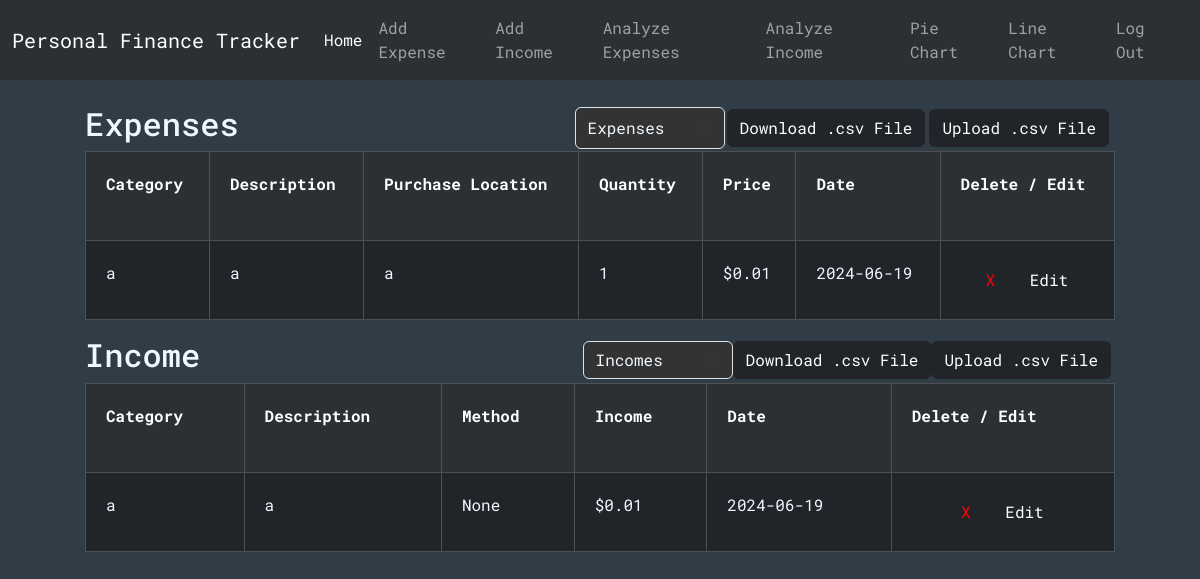
/ (signed in), run on the app's committed database.
### tables this page shows
CREATE TABLE expenses (id INTEGER PRIMARY KEY, user_id INTEGER NOT NULL, category TEXT, description TEXT, purchaseLocation TEXT, quantity INTEGER NOT NULL, price NUMERIC NOT NULL, date TEXT NOT NULL, color TEXT, FOREIGN KEY (user_id) REFERENCES users(id));

CREATE TABLE incomes (id INTEGER PRIMARY KEY, user_id INTEGER NOT NULL, category TEXT, description TEXT, method TEXT, income NUMERIC NOT NULL, date TEXT NOT NULL, color TEXT, FOREIGN KEY (user_id) REFERENCES users(id));

### app.py (the view)
@app.route("/")
@login_required
def index():
    conn = get_db_connection()
    exps = conn.execute("SELECT * FROM expenses WHERE user_id = ? ORDER BY id DESC", (session["user_id"],)).fetchall()
    inc = conn.execute("SELECT * FROM incomes WHERE user_id = ? ORDER BY id DESC", (session["user_id"],)).fetchall()
    conn.close()
    return render_template("index.html", expenses=exps, incomes=inc)

### helpers.py (called while the page is built)
def login_required(f):
    @wraps(f)
    def decorated_function(*args, **kwargs):
        if session.get("user_id") is None:
            return redirect("/login")
        return f(*args, **kwargs)
    return decorated_function

def get_db_connection():
    conn = sqlite3.connect('database.db')
    conn.row_factory = sqlite3.Row
    return conn

### templates/index.html (shortened to what this page needs)
{% extends "layout.html" %} {% block title %}Main{% endblock %}
{% block body %}
<div class="cont center-horizontal" style="max-width: 1300px">
  {% if expenses -%}
  <div>
    <div
      style="
        display: flex;
        justify-content: space-between;
        align-items: center;
        flex-wrap: wrap;
      "
    >
      <h2>Expenses</h2>
      <div style="display: flex">
        <form
          id="uploadForm"
          enctype="multipart/form-data"
          method="POST"
          action="/uploadCsv"
          style="display: flex; flex-wrap: wrap"
        >
          <select name="type" class="form-select" style="width: 150px">
            <option value="expenses" selected>Expenses</option>
          </select>
          <button
            type="submit"
            formaction="/downloadCsv"
            class="btn btn-dark btn-margin"
          >
            Download .csv File
          </button>
          <button
            type="button"
            class="btn btn-dark btn-margin"
            onclick="triggerFileInput()"
          >
            Upload .csv File
          </button>
          <a href="/uploadInfo">
          </a>
        </form>
      </div>
    </div>
    <div class="table-responsive">
      <table class="table table-dark table-striped table-bordered table-hover">
        <tr>
          <th scope="col">Category</th>
          <th scope="col">Description</th>
          <th scope="col">Purchase Location</th>
          <th scope="col">Quantity</th>
          <th scope="col">Price</th>
          <th scope="col">Date</th>
          <th scope="col">
            Delete / Edit
            <br />
          </th>
        </tr>
        {% for expense in expenses %}
        <tr>
          <td style="color: {{expense['color']}}">{{ expense["category"] }}</td>
          <td style="color: {{expense['color']}}">
            {{ expense["description"] }}
          </td>
          <td style="color: {{expense['color']}}">
            {{ expense["purchaseLocation"] }}
          </td>
          <td style="color: {{expense['color']}}">{{ expense["quantity"] }}</td>
          <td style="color: {{expense['color']}}">
            {{ "$%.2f"| format(expense["price"]) }}
          </td>
          <td style="color: {{expense['color']}}">{{ expense["date"] }}</td>
          <td style="text-align: center">
            <form action="/delete" method="POST" style="display: inline-block">
              <button
                type="submit"
                class="delete-btn btn btn-dark"
                style="color: red; border: 0; text-align: center"
              >
                X
              </button>
            </form>
            <form action="/edit" method="POST" style="display: inline-block">
              <button type="submit" class="delete-btn btn btn-dark">
                Edit
              </button>
            </form>
          </td>
        </tr>
        {% endfor %}
      </table>
    </div>
  </div>
  {% endif %}
  {% if incomes -%}
  <div>
    <div
      style="display: flex; justify-content: space-between; align-items: center"
    >
      <h2>Income</h2>
      <div style="display: flex">
        <form
          enctype="multipart/form-data"
          method="POST"
          action="/uploadCsv"
          style="display: flex; flex-wrap: wrap"
        >
          <select name="type" class="form-select" style="width: 150px">
            <option value="incomes" selected>Incomes</option>
          </select>
          <button type="submit" formaction="/downloadCsv" class="btn btn-dark">
            Download .csv File
          </button>
          <button
            type="button"
            class="btn btn-dark"
            onclick="triggerFileInput()"
          >
            Upload .csv File
          </button>
          <a href="/uploadInfo">
          </a>
        </form>
      </div>
    </div>
    <div class="table-responsive">
      <table class="table table-dark table-striped table-bordered table-hover">
        <tr>
          <th scope="col">Category</th>
          <th scope="col">Description</th>
          <th scope="col">Method</th>
          <th scope="col">Income</th>
          <th scope="col">Date</th>
          <th scope="col">
            Delete / Edit
            <br />
          </th>
        </tr>
        {% for income in incomes %}
        <tr>
          <td style="color: {{income['color']}} ">{{ income["category"] }}</td>
          <td style="color: {{income['color']}} ">
            {{ income["description"] }}
          </td>
          <td style="color: {{income['color']}} ">{{ income["method"] }}</td>
          <td style="color: {{income['color']}} ">
            {{ "$%.2f"| format(income["income"]) }}
          </td>
          <td style="color: {{income['color']}}">{{ income["date"] }}</td>
          <td style="text-align: center">
            <form action="/delete" method="POST" style="display: inline-block">
              <button
                type="submit"
                class="delete-btn btn btn-dark"
                style="color: red; border: 0; text-align: center"
              >
                X
              </button>
            </form>
            <form action="/edit" method="POST" style="display: inline-block">
              <button type="submit" class="delete-btn btn btn-dark">
                Edit
              </button>
            </form>
          </td>
        </tr>
        {% endfor %}
      </table>
    </div>
  </div>
  {% endif %}
</div>
{%endblock %}

### static/styles/CSS.css (style rules this page uses)
.cont { display: flex; justify-content: center; padding: 15px; flex-direction: column; color: aliceblue; max-width: 100vw; }
.center-horizontal { margin: 0 auto; width: 90vw; max-width: 1200px; padding: 25px; }
#body { background-color: rgb(48, 60, 70); font-family: "Roboto Mono", monospace; color: aliceblue; }
.form-select { background-color: #333 !important; color: aliceblue !important; }
tr > * { padding: 20px !important; }
.btn-margin { margin: 2px !important; }
a { text-decoration: dotted !important; }

### data on the page
expenses: category "a", description "a", purchaseLocation "a", quantity "1", price "$0.01", date "2024-06-19"
incomes: category "a", description "a", method "None", income "$0.01", date "2024-06-19"
